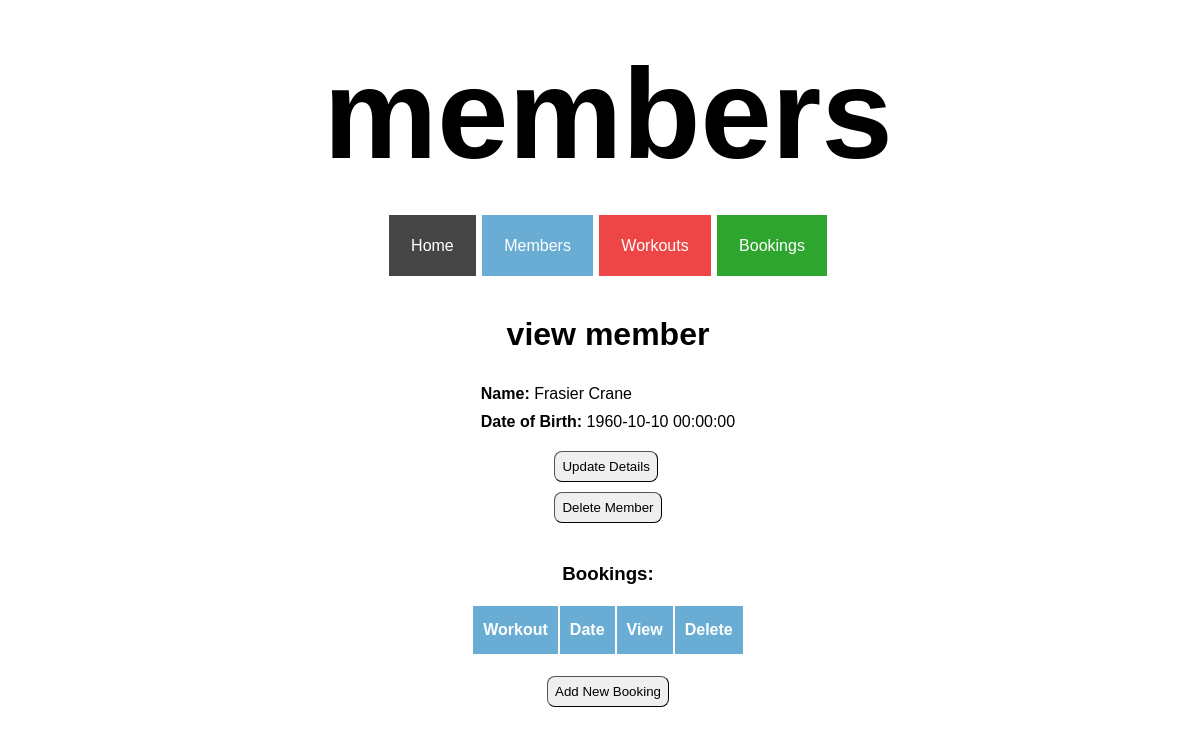
The app's page /members/1, older data.
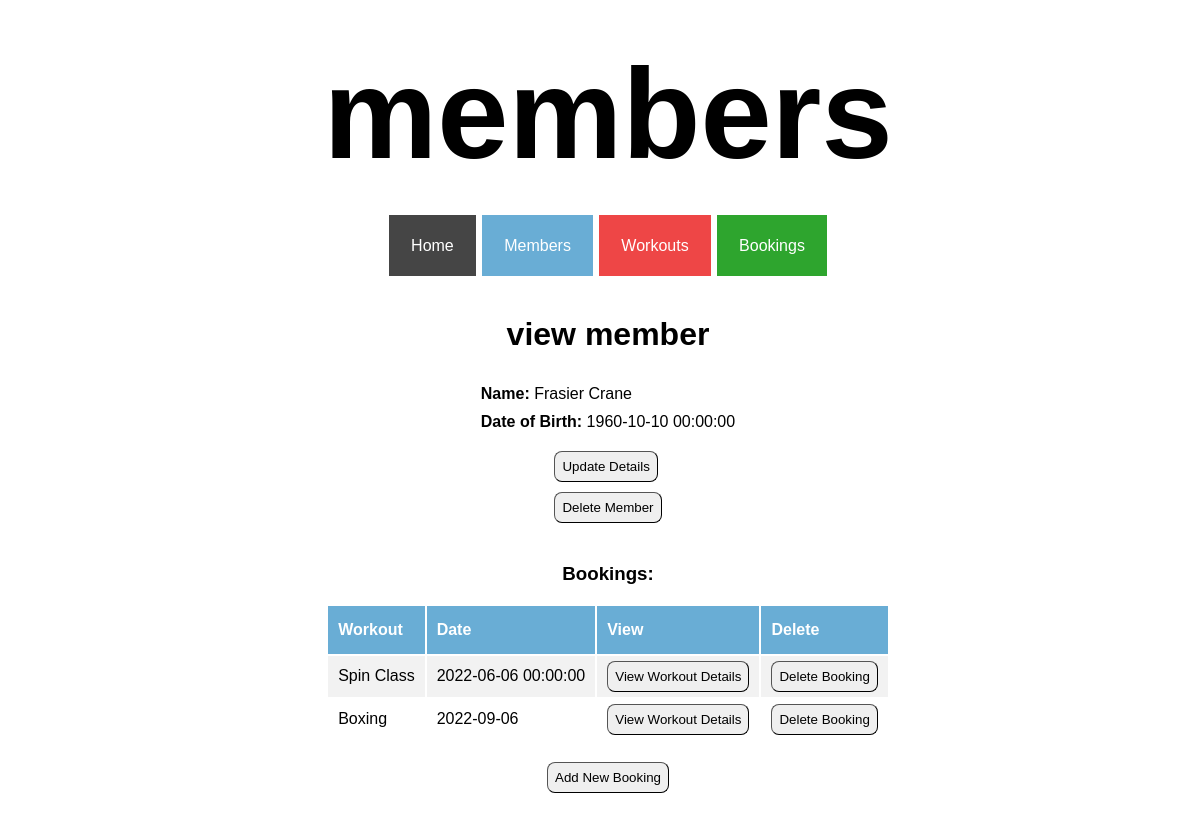
The same page, newer data.
### tables this page shows
CREATE TABLE workouts (
    id INTEGER PRIMARY KEY AUTOINCREMENT,
    name VARCHAR,
    date DATE,
    description TEXT,
    duration INTEGER,
    capacity INTEGER,
    capacity_filled INTEGER
);

### controllers/member_controller.py (the view)
@members_blueprint.route("/members/<id>")
def member_show(id):
    route_name = "members"
    member = member_repository.select(id)
    bookings = member_repository.get_bookings_member(member)
    return render_template("members/show.html", route_name=route_name, member=member, bookings=bookings)

### db/run_sql.py (called while the page is built)
def get_db():
    path = os.path.dirname(os.path.abspath(__file__))
    db = os.path.join(path, "gym_db.db")
    conn = sqlite3.connect(db)
    conn.execute("PRAGMA foreign_keys = 1")
    conn.row_factory = sqlite3.Row
    return conn

def run_sql(sql, values = []):
    db = get_db()
    cursor = db.cursor()
    cursor.execute(sql, values)
    results = cursor.fetchall()
    db.commit()
    db.close()
    return results

### repositories/member_repository.py (called while the page is built)
def select(id):
    member = None
    sql = "SELECT * FROM members WHERE id = ?"
    values = [id]
    result = run_sql(sql, values)[0]
    if result is not None:
        member = Member(result['first_name'], result['last_name'], result['dob'], result['id'])
    return member

def get_bookings_member(member):
    bookings = []
    sql = "SELECT * from bookings WHERE member_id = ?"
    values = [member.id]
    results = run_sql(sql, values)
    for row in results:
        member1 = select(row['member_id'])
        workout = workout_repository.select(row['workout_id'])
        booking = Booking(member1, workout, row['id'])
        bookings.append(booking)
    return bookings

### templates/members/show.html
{% extends 'base.html'%}
{% block content %}
<div class="show_page_container">
<h1>view member</h1>
<div class="show_page_top_details">
    <div><b>Name: </b>{{member.first_name}} {{member.last_name}}</div>
    <div><b>Date of Birth: </b>{{member.dob}}</div>
</div>
<div id="show_page_top_buttons">
    <button class="show_page_button"><a class="show_page_link" href="/members/{{member.id}}/update">Update Details</a></button>
    <form action="/members/{{member.id}}/delete" method="POST"><button class="show_page_button">Delete Member</button></form>
</div>
<h3 class="bookings_header">Bookings:</h3>
<table class="show_page_table">
    <tr class="show_page_table_headers">
        <th>Workout</th>
        <th>Date</th>
        <th>View</th>
        <th>Delete</th>
    </tr>
    {% for booking in bookings %}
    <tr class="show_page_table_content">
        <td>{{booking.workout.name}}</td>
        <td>{{booking.workout.date}}</td>
        <td>
            <button class="show_page_button" id="show_page_view_button">
                <a class="show_page_link" href="/workouts/{{booking.workout.id}}">View Workout Details</a>
            </button>
        </td>
        <td>
            <form action="/bookings/member/{{booking.id}}/delete" method="POST">
                <button class="show_page_button">Delete Booking</button>
            </form>
        </td>
    </tr>
    {% endfor %}
</table>
<button class="show_page_button" id="show_page_bottom_button">
    <a class="show_page_link" href="/bookings/create/member/{{member.id}}">Add New Booking</a>
</button>
</div>
{% endblock %}

Row changes from the older to the newer data that the page shows:
now on this page (row edited): workouts: workout.name "Spin Class", workout "2022-06-06 00:00:00"
now on this page (row edited): workouts: workout.name "Boxing", workout "2022-09-06"
Text that changed along with them:
new list line: "View Workout Details Delete Booking"
